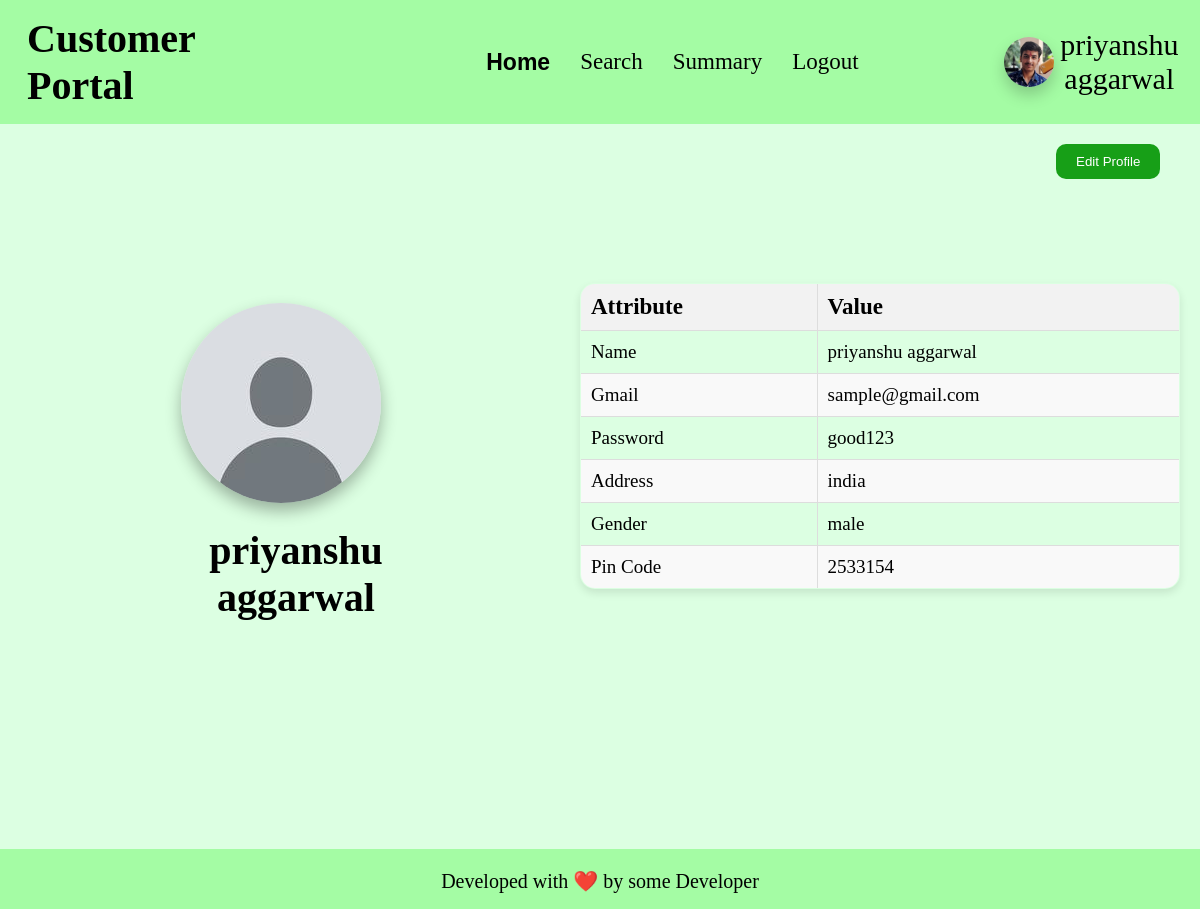
Before: /customer_home/view_profile/1 with the older database file.
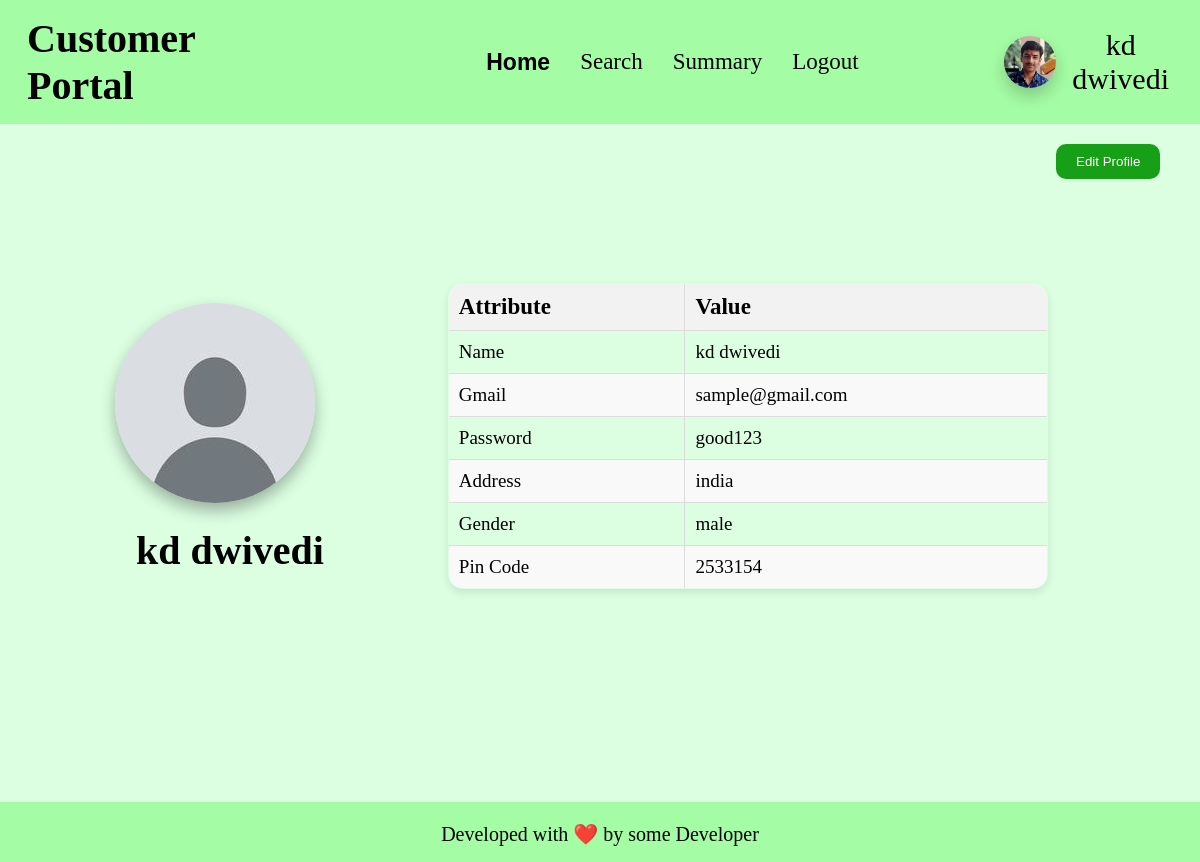
After: the same page with the newer database file.
### app.py (models this page shows)
class customer(db.Model):
    __tablename__ = "customer"
    id = db.Column(db.Integer, primary_key=True, autoincrement=True)
    email_id = db.Column(db.String, nullable=False)
    password = db.Column(db.String, nullable=False)
    fullname = db.Column(db.String, nullable=False)
    gender = db.Column(db.String, nullable=False)
    address = db.Column(db.String, nullable=False)
    pin_code = db.Column(db.Integer, nullable=False)
    blocked = db.Column(db.Boolean, default=False)
    service_requests = db.relationship('service_request', backref='customer', cascade='all, delete-orphan')

### app.py (the view)
@app.route('/customer_home/view_profile/<int:id>', methods=['GET', 'POST'])
def customer_view_profile(id):
    if request.method == 'GET':
        cus = customer.query.filter_by(id = id).first()
        if cus:
            if not cus.blocked:
                return render_template("customer_view_profile.html", customer = cus)
            else:
                return redirect('/customer_login')
        else:
            return redirect('/customer_login')
    elif request.method == 'POST':
        return f"form edited"

### templates/customer_view_profile.html (shortened to what this page needs)
<!DOCTYPE html>
<html lang="en">
<head>
    <link rel="stylesheet" href="/static/css/profile-block.css">
    <link rel="stylesheet" href="/static/css/basic.css">
    <link rel="stylesheet" href="/static/css/table-styling.css">
</head>
<body>
    <header>
        <h1>Customer Portal</h1>
        <ul>
            <li><a class="active" href="/customer_home/{{customer.id}}">Home</a></li>
            <li><a href="/customer_search/{{customer.id}}">Search</a></li>
            <li><a href="/customer_summary/{{customer.id}}">Summary</a></li>
            <li><a href="/customer_logout/{{customer.id}}">Logout</a></li>
        </ul>
        <div id="user-info">
            <img id="user-pic" src="/static/anant-pic.jpg" alt="Profile Picture">
            <div>{{customer.fullname}}</div>
        </div>
    </header>
    <button id="edit_profile_button" onclick="gotoroute('/customer_home/edit_profile/{{customer.id}}')">Edit Profile</button>
    <div id="box">
        <div id="box1">
            <img id="user-pic" src="/static/default_user_pic.png" alt="Profile Picture">
            <h2 style="font-size: 40px;">{{customer.fullname}}</h2>
        </div>
        <div id="box2">
            <div class="tables">
                <table class="styled-table">
                    <thead>
                        <tr>
                            <th>Attribute</th>
                            <th>Value</th>
                        </tr>
                    </thead>
                    <tbody>
                        <tr>
                            <td>Name</td>
                            <td>{{customer.fullname}}</td>
                        </tr>
                        <tr>
                            <td>Gmail</td>
                            <td>{{customer.email_id}}</td>
                        </tr>
                        <tr>
                            <td>Password</td>
                            <td>{{customer.password}}</td>
                        </tr>
                        <tr>
                            <td>Address</td>
                            <td>{{customer.address}}</td>
                        </tr>
                        <tr>
                            <td>Gender</td>
                            <td>{{customer.gender}}</td>
                        </tr>
                        <tr>
                            <td>Pin Code</td>
                            <td>{{customer.pin_code}}</td>
                        </tr>
                    </tbody>
                </table>
            </div>
        </div>
    </div>
    <br>
    <footer>
        <p>
            Developed with ❤️ by some Developer
        </p>
    </footer>
</body>
</html>

Changed rows visible on the page:
changed customer "sample@gmail.com": fullname "priyanshu aggarwal" → "kd dwivedi"
